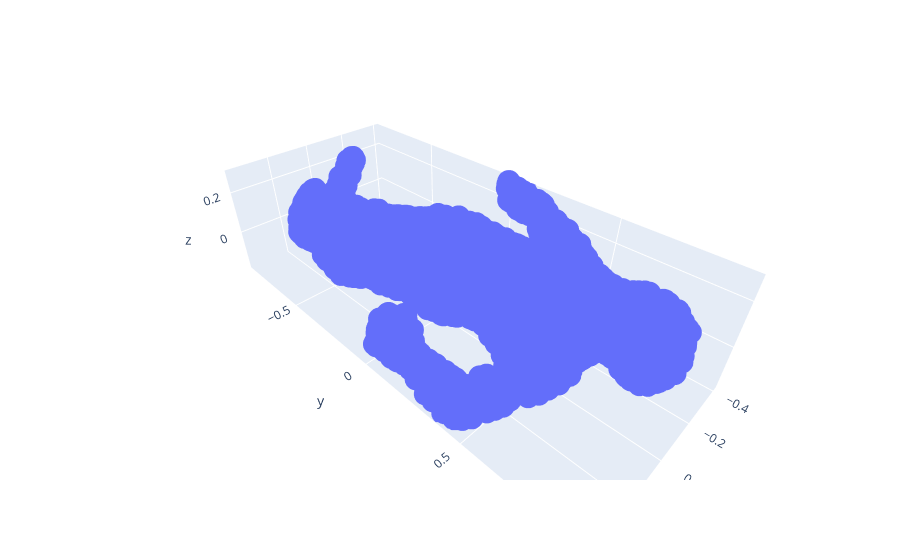

The notebook cell saved with this chart:
### Code cell
import plotly.express as px

fig = px.scatter_3d(x=x, y=y, z=z)
fig.show()

### Figure 1 — Plotly figure (JSON) as saved in the notebook; plotly's stock layout.template omitted (floating-point values rounded to 4 significant figures; data arrays with more than 128 entries replaced by an {"elided": "..."} marker saying what was removed)
{"data": [{"hovertemplate": "x=%{x}<br>y=%{y}<br>z=%{z}<extra></extra>", "legendgroup": "", "marker": {"color": "#636efa", "symbol": "circle"}, "mode": "markers", "name": "", "scene": "scene", "showlegend": false, "type": "scatter3d", "x": {"elided": "2100 float values"}, "y": {"elided": "2100 float values"}, "z": {"elided": "2100 float values"}}], "layout": {"legend": {"tracegroupgap": 0}, "margin": {"t": 60}, "scene": {"domain": {"x": [0, 1], "y": [0, 1]}, "xaxis": {"title": {"text": "x"}}, "yaxis": {"title": {"text": "y"}}, "zaxis": {"title": {"text": "z"}}}}}
